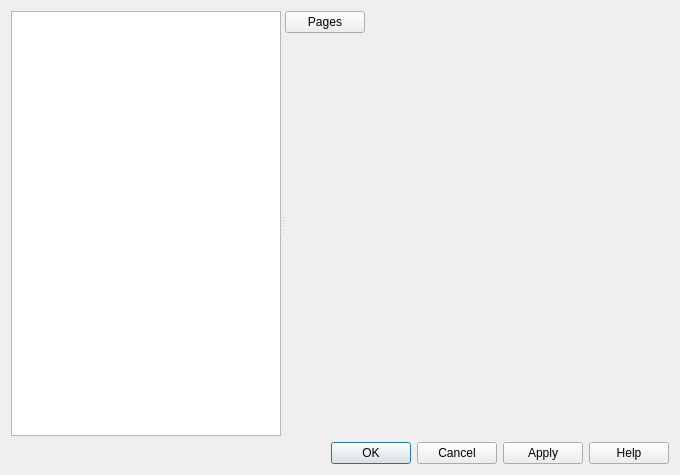
<?xml version="1.0" encoding="UTF-8"?>
<ui version="4.0">
 <class>PreferencesDialog</class>
 <widget class="QDialog" name="PreferencesDialog">
  <property name="geometry">
   <rect>
    <x>0</x>
    <y>0</y>
    <width>680</width>
    <height>475</height>
   </rect>
  </property>
  <layout class="QVBoxLayout" name="verticalLayout">
   <item>
    <widget class="QSplitter" name="splitter">
     <property name="orientation">
      <enum>Qt::Horizontal</enum>
     </property>
     <widget class="QWidget" name="treeContainer">
      <layout class="QVBoxLayout" name="treeContainerLayout">
       <property name="leftMargin">
        <number>0</number>
       </property>
       <property name="topMargin">
        <number>0</number>
       </property>
       <property name="rightMargin">
        <number>0</number>
       </property>
       <property name="bottomMargin">
        <number>0</number>
       </property>
       <item>
        <widget class="PrefModuleTreeView" name="prefsView">
         <property name="sizePolicy">
          <sizepolicy hsizetype="Preferred" vsizetype="MinimumExpanding">
           <horstretch>0</horstretch>
           <verstretch>0</verstretch>
          </sizepolicy>
         </property>
         <property name="uniformRowHeights">
          <bool>true</bool>
         </property>
         <property name="headerHidden">
          <bool>true</bool>
         </property>
         <property name="sortingEnabled">
           <bool>true</bool>
         </property>
         <property name="accessibleName">
          <string>Preference pages</string>
         </property>
        </widget>
       </item>
      </layout>
     </widget>
     <widget class="QWidget" name="pageArea">
      <layout class="QVBoxLayout" name="pageAreaLayout">
       <property name="leftMargin">
        <number>0</number>
       </property>
       <property name="topMargin">
        <number>0</number>
       </property>
       <property name="rightMargin">
        <number>0</number>
       </property>
       <property name="bottomMargin">
        <number>0</number>
       </property>
       <item>
        <widget class="QWidget" name="navRow">
         <layout class="QHBoxLayout" name="navRowLayout" stretch="0,1">
          <property name="leftMargin">
           <number>0</number>
          </property>
          <property name="topMargin">
           <number>0</number>
          </property>
          <property name="rightMargin">
           <number>0</number>
          </property>
          <property name="bottomMargin">
           <number>0</number>
          </property>
          <item>
           <widget class="QPushButton" name="pagesButton">
            <property name="toolTip">
             <string>Show the list of preference pages</string>
            </property>
            <property name="accessibleName">
             <string>Show preference pages</string>
            </property>
            <property name="text">
             <string>Pages</string>
            </property>
            <property name="checkable">
             <bool>true</bool>
            </property>
            <property name="autoDefault">
             <bool>false</bool>
            </property>
           </widget>
          </item>
          <item>
           <widget class="QLabel" name="breadcrumbLabel">
            <property name="sizePolicy">
             <sizepolicy hsizetype="Ignored" vsizetype="Preferred">
              <horstretch>0</horstretch>
              <verstretch>0</verstretch>
             </sizepolicy>
            </property>
            <property name="accessibleName">
             <string>Current preference page</string>
            </property>
            <property name="textFormat">
             <enum>Qt::RichText</enum>
            </property>
           </widget>
          </item>
         </layout>
        </widget>
       </item>
       <item>
        <widget class="QScrollArea" name="pageScrollArea">
         <property name="frameShape">
          <enum>QFrame::NoFrame</enum>
         </property>
         <property name="widgetResizable">
          <bool>true</bool>
         </property>
         <widget class="QStackedWidget" name="stackedWidget">
          <property name="sizePolicy">
           <sizepolicy hsizetype="MinimumExpanding" vsizetype="Preferred">
            <horstretch>0</horstretch>
            <verstretch>0</verstretch>
           </sizepolicy>
          </property>
          <property name="currentIndex">
           <number>6</number>
          </property>
          <widget class="MainWindowPreferencesFrame" name="appearanceFrame"/>
          <widget class="LayoutPreferencesFrame" name="layoutFrame"/>
          <widget class="ColumnPreferencesFrame" name="columnFrame"/>
          <widget class="FontColorPreferencesFrame" name="fontandcolorFrame"/>
          <widget class="WelcomePagePreferencesFrame" name="welcomePageFrame"/>
          <widget class="CapturePreferencesFrame" name="captureFrame"/>
          <widget class="UatFrame" name="expertFrame"/>
          <widget class="UatFrame" name="aggregationFrame"/>
          <widget class="UatFrame" name="filterExpressonsFrame"/>
          <widget class="RsaKeysFrame" name="rsaKeysFrame"/>
          <widget class="QFrame" name="advancedFrame">
           <layout class="QVBoxLayout" name="verticalLayout_2">
            <item>
             <layout class="QHBoxLayout" name="horizontalLayout_2">
              <item>
               <widget class="QLabel" name="label">
                <property name="text">
                 <string>Search:</string>
                </property>
               </widget>
              </item>
              <item>
               <widget class="QLineEdit" name="advancedSearchLineEdit"/>
              </item>
              <item>
               <widget class="QCheckBox" name="showChangedValuesCheckBox">
                <property name="toolTip">
                 <string>Checking this will show only changed preferences.</string>
                </property>
                <property name="text">
                 <string>Show changed values</string>
                </property>
               </widget>
              </item>
              <item>
               <spacer name="horizontalSpacer">
                <property name="orientation">
                 <enum>Qt::Horizontal</enum>
                </property>
                <property name="sizeHint" stdset="0">
                 <size>
                  <width>40</width>
                  <height>20</height>
                 </size>
                </property>
               </spacer>
              </item>
             </layout>
            </item>
            <item>
             <widget class="QTreeView" name="advancedView">
              <property name="indentation">
               <number>0</number>
              </property>
              <property name="uniformRowHeights">
               <bool>true</bool>
              </property>
              <property name="selectionMode">
               <enum>QAbstractItemView::ContiguousSelection</enum>
              </property>
              <property name="selectionBehavior">
               <enum>QAbstractItemView::SelectRows</enum>
              </property>
             </widget>
            </item>
           </layout>
          </widget>
         </widget>
        </widget>
       </item>
      </layout>
     </widget>
    </widget>
   </item>
   <item>
    <widget class="QDialogButtonBox" name="buttonBox">
     <property name="orientation">
      <enum>Qt::Horizontal</enum>
     </property>
     <property name="standardButtons">
      <set>QDialogButtonBox::Cancel|QDialogButtonBox::Help|QDialogButtonBox::Ok|QDialogButtonBox::Apply</set>
     </property>
    </widget>
   </item>
  </layout>
 </widget>
 <customwidgets>
  <customwidget>
   <class>MainWindowPreferencesFrame</class>
   <extends>QFrame</extends>
   <header>main_window_preferences_frame.h</header>
   <container>1</container>
  </customwidget>
  <customwidget>
   <class>LayoutPreferencesFrame</class>
   <extends>QFrame</extends>
   <header>layout_preferences_frame.h</header>
   <container>1</container>
  </customwidget>
  <customwidget>
   <class>ColumnPreferencesFrame</class>
   <extends>QFrame</extends>
   <header>column_preferences_frame.h</header>
   <container>1</container>
  </customwidget>
  <customwidget>
   <class>FontColorPreferencesFrame</class>
   <extends>QFrame</extends>
   <header>font_color_preferences_frame.h</header>
   <container>1</container>
  </customwidget>
  <customwidget>
   <class>WelcomePagePreferencesFrame</class>
   <extends>QFrame</extends>
   <header>welcome_page_preferences_frame.h</header>
   <container>1</container>
  </customwidget>
  <customwidget>
   <class>CapturePreferencesFrame</class>
   <extends>QFrame</extends>
   <header>capture_preferences_frame.h</header>
   <container>1</container>
  </customwidget>
  <customwidget>
   <class>UatFrame</class>
   <extends>QFrame</extends>
   <header>uat_frame.h</header>
   <container>1</container>
  </customwidget>
  <customwidget>
   <class>PrefModuleTreeView</class>
   <extends>QTreeView</extends>
   <header>widgets/pref_module_view.h</header>
   <container>1</container>
  </customwidget>
  <customwidget>
   <class>RsaKeysFrame</class>
   <extends>QFrame</extends>
   <header>rsa_keys_frame.h</header>
   <container>1</container>
  </customwidget>
 </customwidgets>
 <resources/>
</ui>
